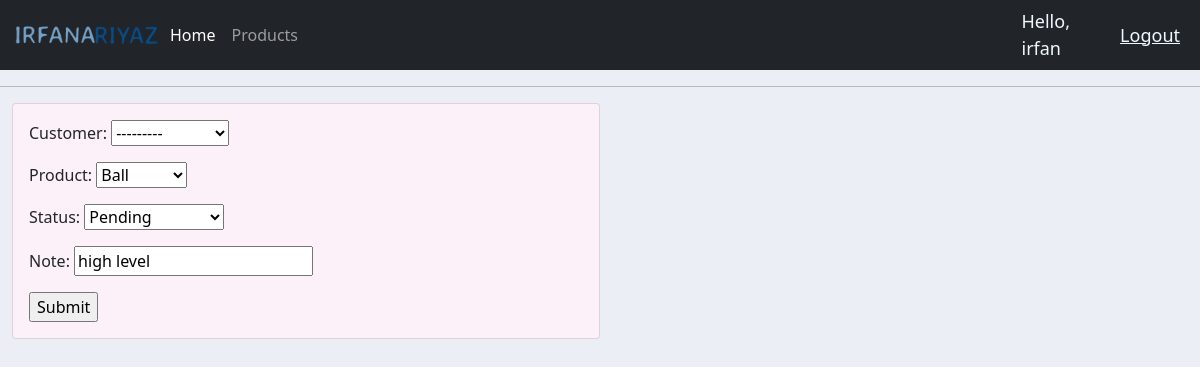
The page /update_order/2/ (signed in) on the database its author committed.
### accounts/models.py (models this page shows)
class Order(models.Model):
    STATUS = (
        ('Pending','Pending'),
        ('Out for delivery','Out for delivery'),
        ('Delivered','Delivered')
    )
    customer = models.ForeignKey(Customer,null=True,on_delete=models.SET_NULL)
    product =models.ForeignKey(Product,null=True,on_delete=models.SET_NULL)
    date_created = models.DateTimeField(auto_now_add=True,null=True)
    status = models.CharField(max_length=200,null=True,choices=STATUS)
    note = models.CharField(max_length=200,null=True)

### accounts/decorators.py (the view)
        def wrapper_func(request,*args,**kwargs):
            group= None
            if request.user.groups.exists():
                group = request.user.groups.all()[0].name
            if group in allowed_roles:
                return view_func(request,*args,**kwargs)
            else:
                return HttpResponse('cant view this page')

### accounts/forms.py
class OrderForm(ModelForm):
    class Meta:
        model = Order
        fields = '__all__'

### accounts/models.py (called while the page is built)
    def __str__(self) :
        return self.name

    def __str__(self):
        return self.name

### accounts/views.py (called while the page is built)
@login_required(login_url='login')
@allowed_users(allowed_roles=['admin'])
def UpdateOrder(request,pk):
    order = Order.objects.get(id =pk)
    form = OrderForm(instance=order)
    if request.method == 'POST':
        form = OrderForm(request.POST,instance=order)
        form.save()
        return redirect('/')
    context = {'form':form}
    return render(request,'accounts/order_form.html',context)

### accounts/templates/accounts/order_form.html (shortened to what this page needs)
{% extends 'accounts/main.html' %}
{%load static %}
{% block content %}
<div class="col-6">
    <div class="card card-body " style="background-color: rgb(252, 241, 248);">
        <form action="" method="POST">
            {{form.as_p }}
            <input type="submit" value="Submit">
        </form>
    </div>
</div>
{% endblock  %}

### accounts/templates/accounts/navbar.html (shortened to what this page needs)
{%load static %}
<nav class="navbar navbar-expand-lg navbar-dark bg-dark">
    <div class="container-fluid">
      <img class="logo"src="{% static '/images/logo.png' %}" alt="My logo" id="logo">
      <div class="collapse navbar-collapse" id="navbarNav">
        <ul class="navbar-nav">
        {% if request.user.is_staff %}
          <li class="nav-item">
            <a class="nav-link active" href="{% url 'home' %}">Home</a>
          </li>
          <li class="nav-item">
            <a class="nav-link" href="{% url 'products' %}">Products</a>
          </li>
          {% else %}
          <li class="nav-item">
            <a class="nav-link" href="{% url 'account' %}">Settings</a>
          </li>
        {% endif %}
        </ul>
      </div>
    </div>
    <span class="hello-msg">Hello, {{request.user}}</span>
    <span ><a class="hello-msg" href="{% url 'logout' %}">Logout</a></span>
  </nav>

### static/css/main.css (style rules this page uses)
body { background-color: #ebeff5; }

### accounts/templates/accounts/navbar.html (style rules this page uses)
.hello-msg { font-size: 18px; color: aliceblue; margin-right: 20px; }
.logo { width: 150px; }

### rows shown on the page
Order: customer "---------", product "Ball", status "Pending", note "high level"

### other values the page prints
{{ request.user }} "irfan"
